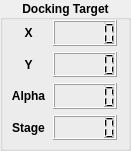
   <widget class="QGroupBox" name="groupBox_11">
    <property name="geometry">
     <rect>
      <x>560</x>
      <y>390</y>
      <width>131</width>
      <height>151</height>
     </rect>
    </property>
    <property name="font">
     <font>
      <weight>75</weight>
      <bold>true</bold>
     </font>
    </property>
    <property name="title">
     <string>Docking Target</string>
    </property>
    <property name="alignment">
     <set>Qt::AlignCenter</set>
    </property>
    <widget class="QWidget" name="layoutWidget">
     <property name="geometry">
      <rect>
       <x>10</x>
       <y>20</y>
       <width>107</width>
       <height>120</height>
      </rect>
     </property>
     <layout class="QVBoxLayout" name="verticalLayout_9">
      <item>
       <layout class="QHBoxLayout" name="horizontalLayout_4">
        <property name="topMargin">
         <number>0</number>
        </property>
        <item>
         <widget class="QLabel" name="label_35">
          <property name="font">
           <font>
            <weight>75</weight>
            <bold>true</bold>
           </font>
          </property>
          <property name="text">
           <string>X</string>
          </property>
          <property name="alignment">
           <set>Qt::AlignCenter</set>
          </property>
         </widget>
        </item>
        <item>
         <widget class="QLCDNumber" name="lcdNumber"/>
        </item>
       </layout>
      </item>
      <item>
       <layout class="QHBoxLayout" name="horizontalLayout_5">
        <property name="topMargin">
         <number>0</number>
        </property>
        <item>
         <widget class="QLabel" name="label_36">
          <property name="font">
           <font>
            <weight>75</weight>
            <bold>true</bold>
           </font>
          </property>
          <property name="text">
           <string>Y</string>
          </property>
          <property name="alignment">
           <set>Qt::AlignCenter</set>
          </property>
         </widget>
        </item>
        <item>
         <widget class="QLCDNumber" name="lcdNumber_2"/>
        </item>
       </layout>
      </item>
      <item>
       <layout class="QHBoxLayout" name="horizontalLayout_20">
        <property name="topMargin">
         <number>0</number>
        </property>
        <item>
         <widget class="QLabel" name="label_38">
          <property name="font">
           <font>
            <weight>75</weight>
            <bold>true</bold>
           </font>
          </property>
          <property name="text">
           <string>Alpha</string>
          </property>
          <property name="alignment">
           <set>Qt::AlignCenter</set>
          </property>
         </widget>
        </item>
        <item>
         <widget class="QLCDNumber" name="lcdNumber_3"/>
        </item>
       </layout>
      </item>
      <item>
       <layout class="QHBoxLayout" name="horizontalLayout_27">
        <property name="topMargin">
         <number>0</number>
        </property>
        <item>
         <widget class="QLabel" name="label_37">
          <property name="font">
           <font>
            <weight>75</weight>
            <bold>true</bold>
           </font>
          </property>
          <property name="text">
           <string>Stage</string>
          </property>
          <property name="alignment">
           <set>Qt::AlignCenter</set>
          </property>
         </widget>
        </item>
        <item>
         <widget class="QLCDNumber" name="lcdNumber_4"/>
        </item>
       </layout>
      </item>
     </layout>
    </widget>
   </widget>
